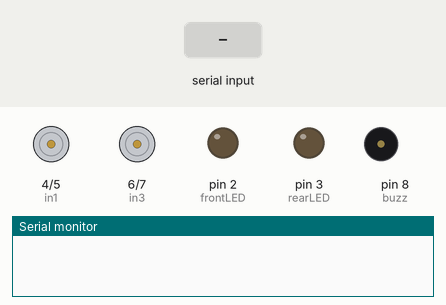
A sketch run on a simulated Arduino Uno, built with avr-gcc and run on an emulated ATmega328P. Parts: motor-driver pin pairs drawn as motors (green arrow = first pin HIGH = forward, orange = second pin HIGH = backward, longer = more drive, scaled by the enable pin), output pins drawn as LEDs (lit = HIGH), buzzer (waves = sounding, pin HIGH), the last lines printed to the serial monitor. The inputs (shaded band) are chosen by the test bench.

Above: at 1.2 s.
1.3 s: "B" received over the second serial link
At 2.0 s:
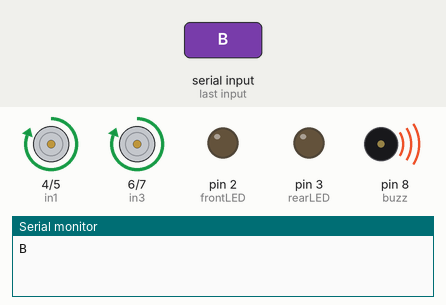
4.3 s: "F" received over the second serial link
At 5.5 s:
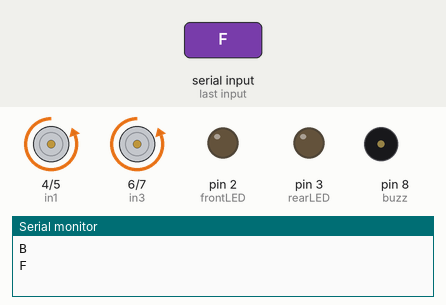
5.8 s: "R" received over the second serial link
At 6.6 s:
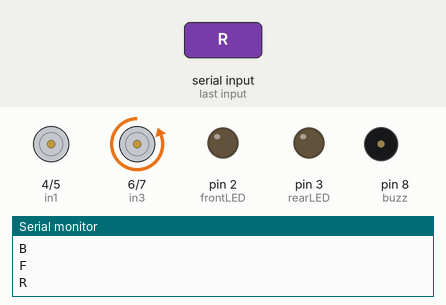
7.3 s: "L" received over the second serial link
At 7.7 s:
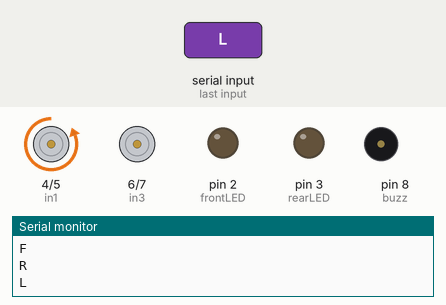
8.8 s: "C" received over the second serial link
At 10.1 s:
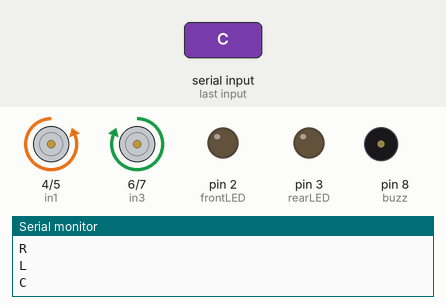
Timing chart, 0 to 11.3 s (numbered marks = the images above; inputs shaded):
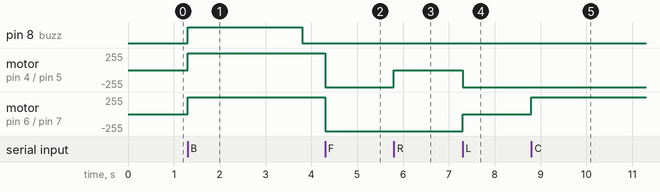

Measured:
- after the input at 1.3 s, pin 8 (buzz): LOW → HIGH at once, → LOW 2.5 s later; motor on pin 4 (in1) / pin 5 (in2), motor on pin 6 (in3) / pin 7 (in4): stopped → forward 255/255 at once
- after the input at 4.3 s, motor on pin 4 (in1) / pin 5 (in2), motor on pin 6 (in3) / pin 7 (in4): forward 255/255 → backward 255/255 at once
- after the input at 5.8 s, motor on pin 4 (in1) / pin 5 (in2): backward 255/255 → stopped at once
- after the input at 7.3 s, motor on pin 4 (in1) / pin 5 (in2): stopped → backward 255/255 at once; motor on pin 6 (in3) / pin 7 (in4): backward 255/255 → stopped at once
- after the input at 8.8 s, motor on pin 6 (in3) / pin 7 (in4): stopped → forward 255/255 at once

The sketch:

Matatu_Bluetooth_Control_Code.ino
```cpp
// for serial communication with Arduino via Software
#include <SoftwareSerial.h>

// Create a SoftwareSerial object named mySerial using pins 12 and 13
SoftwareSerial mySerial(12, 13);

// Define constant values for pin numbers
#define frontLED 2
#define rearLED 3
#define in1 4
#define in2 5
#define in3 6
#define in4 7
#define buzz 8

// Define variables for motor speed control
int enA = 9;
int enB = 10;


void setup() {
// Initialize the serial communication for debugging
  Serial.begin(9600);
// Initialize the SoftwareSerial communication for the Bluetooth module
  mySerial.begin(9600);

// Set pin modes for various components
  pinMode(enA, OUTPUT);
  pinMode(enB, OUTPUT);

  pinMode(buzz, OUTPUT);
  pinMode(frontLED, OUTPUT);
  pinMode(rearLED, OUTPUT);
  pinMode(in1, OUTPUT);
  pinMode(in2, OUTPUT);
  pinMode(in3, OUTPUT);
  pinMode(in4, OUTPUT);

// Set initial motor speeds
  analogWrite(enA, 255);
  analogWrite(enB, 255);

}

void loop() {
// Check if data is available on the Bluetooth serial connection
  if (mySerial.available() > 0) {
// Read a character from the Bluetooth serial connection
    char ctrlVal = char(mySerial.read());
    Serial.println(ctrlVal); // Print the received character on serial monitor for debugging

 // Motor control based on received character

    //****Reverse****
  if (ctrlVal == 'B' || ctrlVal == 'b') {
  digitalWrite(in1, HIGH);
  digitalWrite(in2, LOW);
  digitalWrite(in3, HIGH);
  digitalWrite(in4, LOW);

  // Start ReverseTone for 2.5 seconds
    digitalWrite(buzz, HIGH);
    delay(2500);
    digitalWrite(buzz, LOW);
    delay(500);
    }

    //****Forward****
    else if (ctrlVal == 'F' || ctrlVal == 'f') {
      digitalWrite(in1, LOW);
      digitalWrite(in2, HIGH);
      digitalWrite(in3, LOW);
      digitalWrite(in4, HIGH);
    }

    //****Right****
    else if (ctrlVal == 'R' || ctrlVal == 'r') {
      digitalWrite(in1, HIGH);//L
      digitalWrite(in2, HIGH);//L
      digitalWrite(in3, LOW);//H
      digitalWrite(in4, HIGH);//L
    }

   //****Left****
    else if (ctrlVal == 'L' || ctrlVal == 'l') {
      digitalWrite(in1, LOW);//H
      digitalWrite(in2, HIGH);//L
      digitalWrite(in3, HIGH);//L
      digitalWrite(in4, HIGH);//L
    }

    //****Tail chase mode****
    else if (ctrlVal == 'C' || ctrlVal == 'c') {
      digitalWrite(in1, LOW);
      digitalWrite(in2, HIGH);
      digitalWrite(in3, HIGH);
      digitalWrite(in4, LOW);
    }

    //****Tail chase mode****
    else if (ctrlVal == 'A' || ctrlVal == 'a') {
      digitalWrite(in1, HIGH);//H
      digitalWrite(in2, LOW);
      digitalWrite(in3, LOW);
      digitalWrite(in4, HIGH);//H
    }

    //****Brake****
     else if (ctrlVal == 'S' || ctrlVal == 's') {
      digitalWrite(in1, LOW);
      digitalWrite(in2, LOW);
      digitalWrite(in3, LOW);
      digitalWrite(in4, LOW);
    }

   //****Turn ON/OFF FRONT LEDs****
    else if (ctrlVal == 'X' || ctrlVal == 'x') {
      digitalWrite(frontLED, HIGH);
    }
    else if (ctrlVal == 'Z' || ctrlVal == 'z') {
      digitalWrite(frontLED, LOW);
    }

   //****Turn ON/OFF REAR LEDs****
    else if (ctrlVal == 'Y' || ctrlVal == 'y') {
      digitalWrite(rearLED, HIGH);
    }
    else if (ctrlVal == 'U' || ctrlVal == 'u') {
      digitalWrite(rearLED, LOW);
    }
    //****Horn****
    else if (ctrlVal == 'H' || ctrlVal == 'h') {
      digitalWrite(buzz, HIGH);
      delay(2000);
      digitalWrite(buzz, LOW);
      delay(500);
    }

  }
}
```
